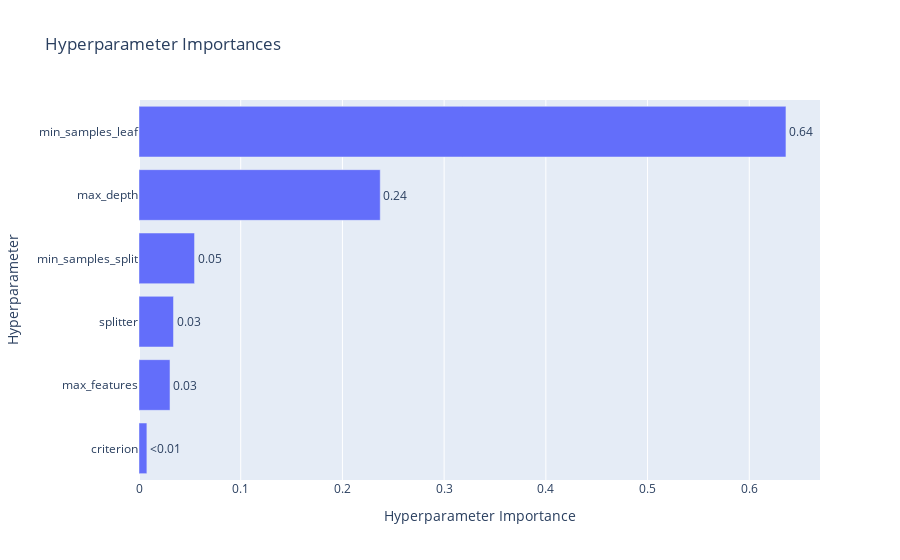

Notebook source saved alongside this figure:
### Code cell
optuna.visualization.plot_param_importances(study)

### Figure 1 — Plotly figure (JSON) as saved in the notebook; plotly's stock layout.template omitted (floating-point values rounded to 4 significant figures)
{"data": [{"cliponaxis": false, "hovertemplate": ["criterion (CategoricalDistribution): 0.007751484610018167<extra></extra>", "max_features (CategoricalDistribution): 0.030470771636765537<extra></extra>", "splitter (CategoricalDistribution): 0.03392312282398691<extra></extra>", "min_samples_split (IntDistribution): 0.0546092559095627<extra></extra>", "max_depth (IntDistribution): 0.23718394145322458<extra></extra>", "min_samples_leaf (IntDistribution): 0.636061423566442<extra></extra>"], "name": "Objective Value", "orientation": "h", "text": ["<0.01", "0.03", "0.03", "0.05", "0.24", "0.64"], "textposition": "outside", "type": "bar", "x": [0.007751, 0.03047, 0.03392, 0.05461, 0.2372, 0.6361], "y": ["criterion", "max_features", "splitter", "min_samples_split", "max_depth", "min_samples_leaf"]}], "layout": {"title": {"text": "Hyperparameter Importances"}, "xaxis": {"title": {"text": "Hyperparameter Importance"}}, "yaxis": {"title": {"text": "Hyperparameter"}}}}
